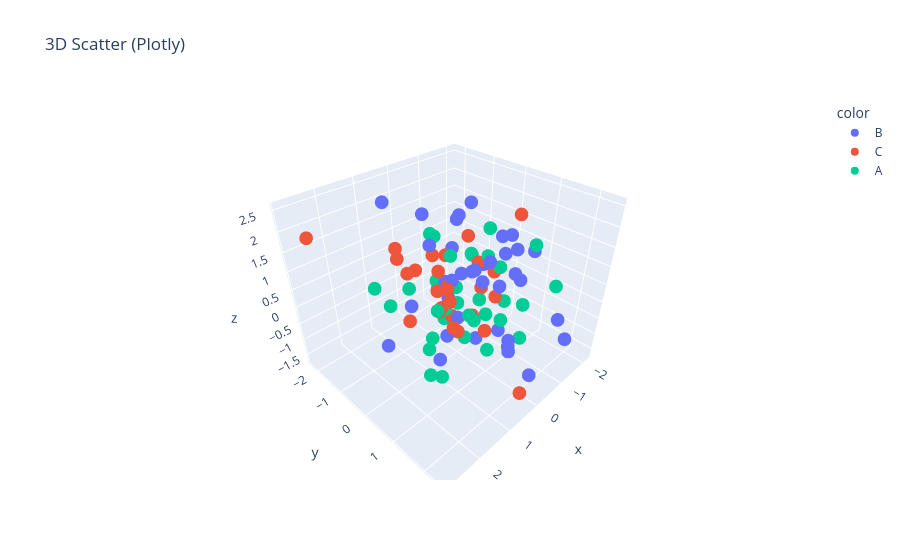

The code cell stored with this chart in its notebook:
### Code cell
# 13. Create a 3D scatter plot using Plotly
import plotly.express as px
import pandas as pd
import numpy as np

df = pd.DataFrame({
    'x': np.random.randn(100),
    'y': np.random.randn(100),
    'z': np.random.randn(100),
    'color': np.random.choice(['A','B','C'], size=100)
})
fig = px.scatter_3d(df, x='x', y='y', z='z', color='color', title='3D Scatter (Plotly)')
fig.show()
